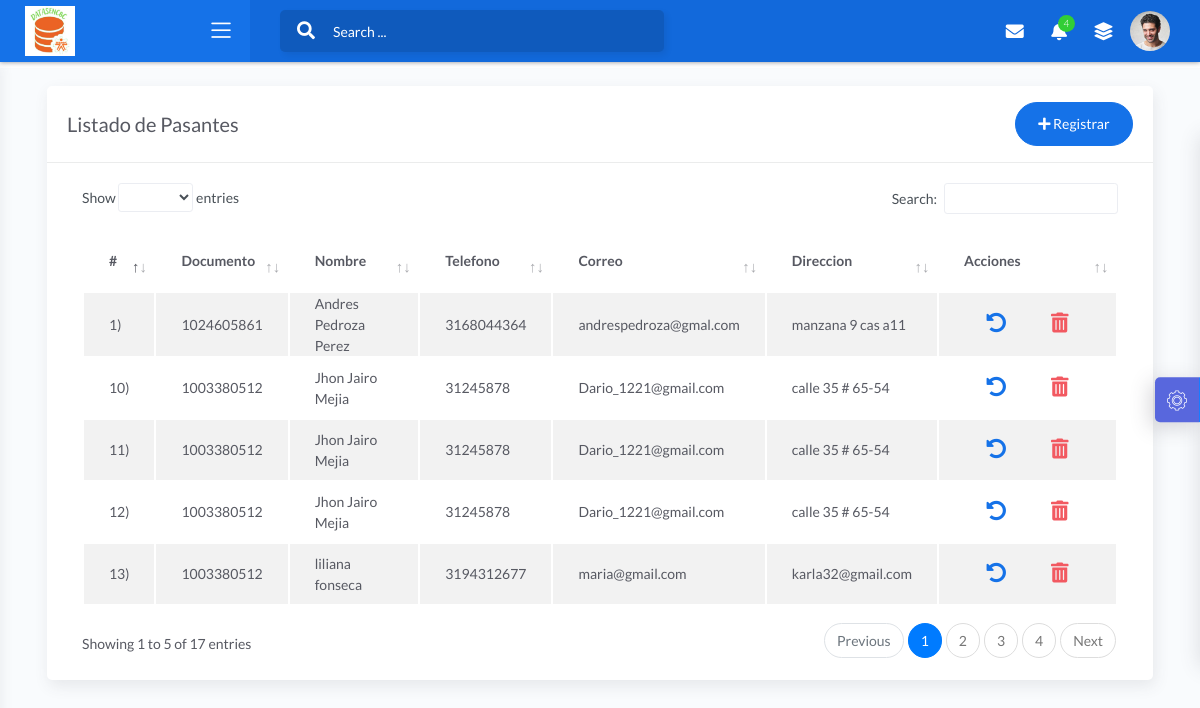
/Vista/html/listado_pasante.php, run on the app's committed database.
### tables this page shows
CREATE TABLE `aprendiz` (
  `id_aprendiz` int(11) UNSIGNED NOT NULL,
  `documento` varchar(12) NOT NULL,
  `nombre` varchar(255) NOT NULL,
  `telefono` varchar(30) NOT NULL,
  `correo` varchar(255) NOT NULL,
  `direccion` varchar(255) NOT NULL,
  `jornada` varchar(255) NOT NULL,
  `id_ambiente` int(11) UNSIGNED NOT NULL,
  `id_fichas` int(11) NOT NULL
);

### Vista/html/listado_pasante.php (the view, shortened to what this page needs)
<?php include 'Vista/cabecera.php';?>
<?php
include("../../modelo/conexion.php");
$result="SELECT * FROM `aprendiz` ORDER BY id_aprendiz DESC;";
?>
<div class="page-inner">
						<div class="col-md-12">
							<div class="card">
								<div class="card-header">
									<div class="d-flex align-items-center">
										<h4 class="card-title">Listado de Pasantes</h4>
										<button class="btn btn-primary btn-round ml-auto" data-toggle="modal" data-target="#addRowModal">
											<i class="fa fa-plus"></i>
											Registrar
										</button>
									</div>
								</div>
								<div class="card-body">
									<div class="table-responsive">
										<table id="add-row" class="display table table-striped table-hover" >
											<thead  class="">
												<tr>
													<th>#</th>
													<th>Documento</th>
													<th>Nombre</th>
													<th>Telefono</th>
													<th>Correo</th>
													<th>Direccion</th>
													<th style="width:5%">Acciones</th>
												</tr>
											</thead>
											<tbody>
											<?php
											$contador =1;
											foreach($conn ->query($result) as $lista){?>
												<tr>
													<td><?php echo $contador++ .')'; ?></td>
													<td><?php echo $lista['documento'] ?></td>
													<td><?php echo $lista['nombre'] ?></td>
													<td><?php echo $lista['telefono'] ?></td>
													<td><?php echo $lista['correo'] ?></td>
													<td><?php echo $lista['direccion'] ?></td>
													<td>
														<div class="form-button-action">
															<button type="button"   class="btn btn-link btn-primary" data-toggle="modal" data-target="#exampleModal<?php echo $lista['id_aprendiz'] ?>">
																<i class="fas fa-undo-alt"  style="font-size:20px"></i>
															</button>
															<button type="button"  class="btn btn-link btn-danger"  data-toggle="modal" data-target="#exampleModal1<?php echo $lista['id_aprendiz'] ?>">
																<i class="fas fa-trash-alt" style="font-size:20px"></i>
															</button>
														</div>
													</td>
												</tr>
												<?php
												}
												?>
											</tbody>
										</table>
									</div>
								</div>
							</div>
						</div>
					</div>
				</div>
<?php include 'Vista/footer.php';?>

### data on the page
aprendiz: documento "1024605861", nombre "Andres Pedroza Perez", telefono "3168044364", correo "andrespedroza@gmal.com", direccion "manzana 9 cas a11"
aprendiz: documento "1003380512", nombre "Jhon Jairo Mejia", telefono "31245878", correo "Dario_1221@gmail.com", direccion "calle 35 # 65-54"
aprendiz: documento "1003380512", nombre "Jhon Jairo Mejia", telefono "31245878", correo "Dario_1221@gmail.com", direccion "calle 35 # 65-54"
aprendiz: documento "1003380512", nombre "Jhon Jairo Mejia", telefono "31245878", correo "Dario_1221@gmail.com", direccion "calle 35 # 65-54"
aprendiz: documento "1003380512", nombre "liliana fonseca", telefono "3194312677", correo "maria@gmail.com", direccion "karla32@gmail.com"
